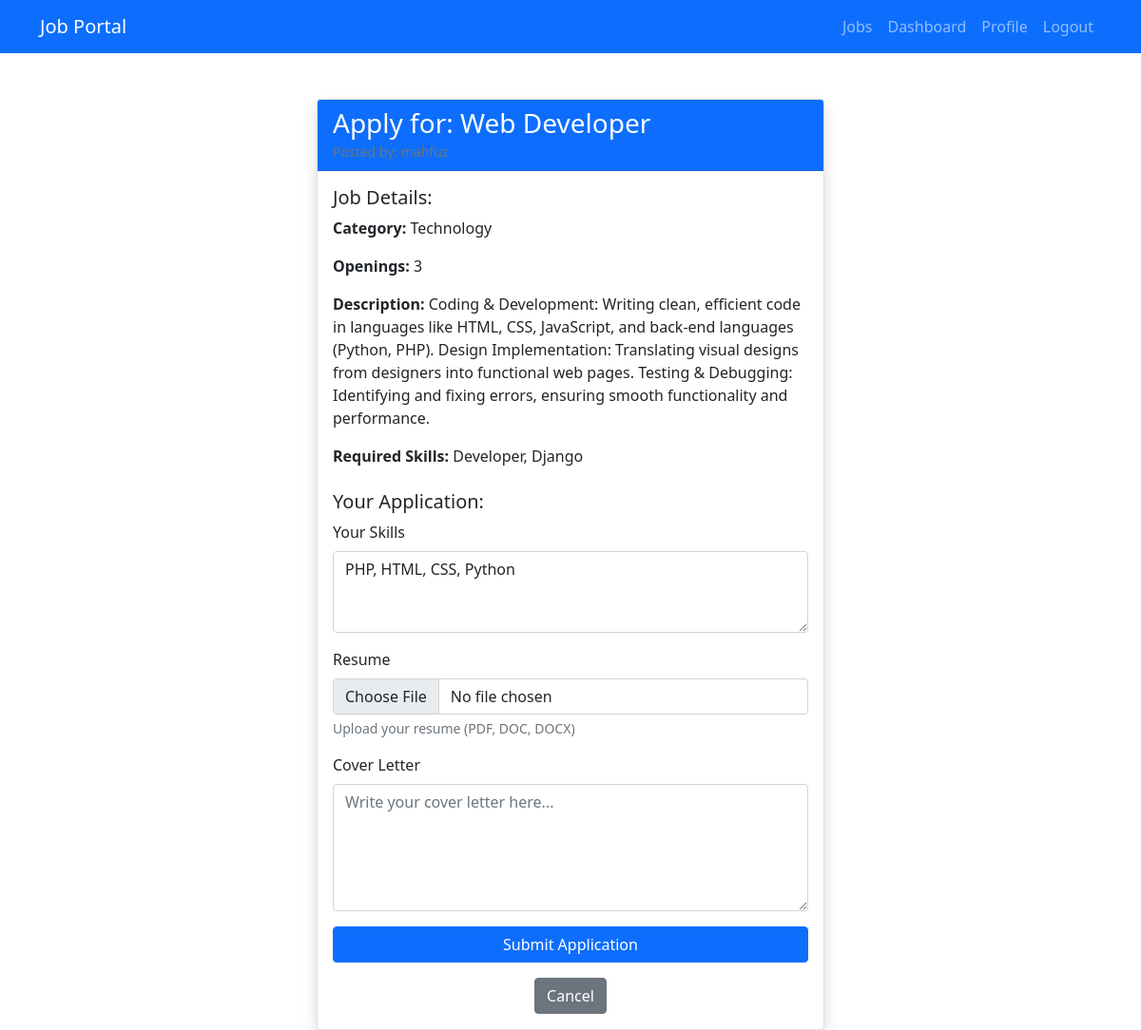
Page /apply/2/ (signed in) on the committed database.
### JobPortal/models.py (models this page shows, shortened)
class Job(models.Model):
    CATEGORY_CHOICES = [
        ("tech", "Technology"),
        ("finance", "Finance"),
        ("healthcare", "Healthcare"),
        ("education", "Education"),
        ("other", "Other"),
    ]
    title = models.CharField(max_length=200)
    recruiter = models.ForeignKey(User, on_delete=models.CASCADE, related_name="jobs")
    number_of_openings = models.PositiveIntegerField()
    category = models.CharField(max_length=20, choices=CATEGORY_CHOICES)
    description = models.TextField()
    skills_required = models.TextField()
    created_at = models.DateTimeField(auto_now_add=True)

class UserProfile(models.Model):
    USER_TYPE_CHOICES = [
        ("recruiter", "Recruiter"),
        ("jobseeker", "Jobseeker"),
    ]
    user = models.OneToOneField(User, on_delete=models.CASCADE)
    display_name = models.CharField(max_length=100)
    user_type = models.CharField(max_length=10, choices=USER_TYPE_CHOICES)
    company_name = models.CharField(max_length=100, blank=True, null=True)
    company_description = models.TextField(blank=True, null=True)
    skills = models.TextField(blank=True, null=True)
    resume = models.FileField(upload_to="resumes/", blank=True, null=True)

### JobPortal/views.py (the view)
# urls.py: path("apply/<int:job_id>/", views.apply_job, name="apply_job"),
@login_required
def apply_job(request, job_id):
    job = get_object_or_404(Job, id=job_id)
    profile = UserProfile.objects.get(user=request.user)
    if Application.objects.filter(jobseeker=request.user, job=job).exists():
        messages.info(request, "You have already applied for this job.")
        return redirect("portal:job_list")
    if request.method == "POST":
        form = ApplicationForm(request.POST, request.FILES)
        if form.is_valid():
            application = form.save(commit=False)
            application.jobseeker = request.user
            application.job = job
            application.save()
            messages.success(request, "Application submitted successfully!")
            return redirect("portal:job_list")
    else:
        initial_data = {
            "skills": profile.skills,
            "resume": profile.resume,
        }
        form = ApplicationForm(initial=initial_data)
    return render(request, "portal/apply_job.html", {"form": form, "job": job})

### JobPortal/forms.py
class ApplicationForm(forms.ModelForm):
    class Meta:
        model = Application
        fields = ["skills", "resume", "cover_letter"]
        widgets = {
            "skills": forms.Textarea(
                attrs={"rows": 3, "placeholder": "Enter your skills (comma-separated)"}
            ),
            "cover_letter": forms.Textarea(
                attrs={"rows": 5, "placeholder": "Write your cover letter here..."}
            ),
        }

### JobPortal/templates/portal/apply_job.html (shortened to what this page needs)
{% extends 'portal/base.html' %}
{% block content %}
<div class="container mt-5">
    <div class="row justify-content-center">
        <div class="col-md-6">
            <div class="card shadow">
                <div class="card-header bg-primary text-white">
                    <h3 class="card-title mb-0">Apply for: {{ job.title }}</h3>
                    <small class="text-muted">Posted by: {{ job.recruiter.username }}</small>
                </div>
                <div class="card-body">
                    <div class="mb-4">
                        <h5>Job Details:</h5>
                        <p><strong>Category:</strong> {{ job.get_category_display }}</p>
                        <p><strong>Openings:</strong> {{ job.number_of_openings }}</p>
                        <p><strong>Description:</strong> {{ job.description }}</p>
                        <p><strong>Required Skills:</strong> {{ job.skills_required }}</p>
                    </div>
                    <h5>Your Application:</h5>
                    <form method="post" enctype="multipart/form-data">
                        <div class="mb-3">
                            <label for="skills" class="form-label">Your Skills</label>
                            <textarea class="form-control" id="skills" name="skills" rows="3" placeholder="Enter your skills (comma-separated)" required>{{ form.skills.value|default:'' }}</textarea>
                        </div>
                        <div class="mb-3">
                            <label for="resume" class="form-label">Resume</label>
                            <input type="file" class="form-control" id="resume" name="resume" accept=".pdf,.doc,.docx">
                            <div class="form-text">Upload your resume (PDF, DOC, DOCX)</div>
                        </div>
                        <div class="mb-3">
                            <label for="cover_letter" class="form-label">Cover Letter</label>
                            <textarea class="form-control" id="cover_letter" name="cover_letter" rows="5" placeholder="Write your cover letter here...">{{ form.cover_letter.value|default:'' }}</textarea>
                        </div>
                        <button type="submit" class="btn btn-primary w-100">Submit Application</button>
                    </form>
                    <div class="text-center mt-3">
                        <a href="{% url 'portal:job_list' %}" class="btn btn-secondary">Cancel</a>
                    </div>
                </div>
            </div>
        </div>
    </div>
</div>
{% endblock %}

### rows in the picture
Job: title "Web Developer", category "Technology", number_of_openings "3", description "Coding & Development: Writing clean, efficient code in languages like HTML, CSS, JavaScript, and back-end languages (Python, PHP). Design Implementation: Translating visual designs from designers into functional web pages. Testing & Debugging: Identifying and fixing errors, ensuring smooth functionality and performance.", skills_required "Developer, Django"
UserProfile: skills "PHP, HTML, CSS, Python"
